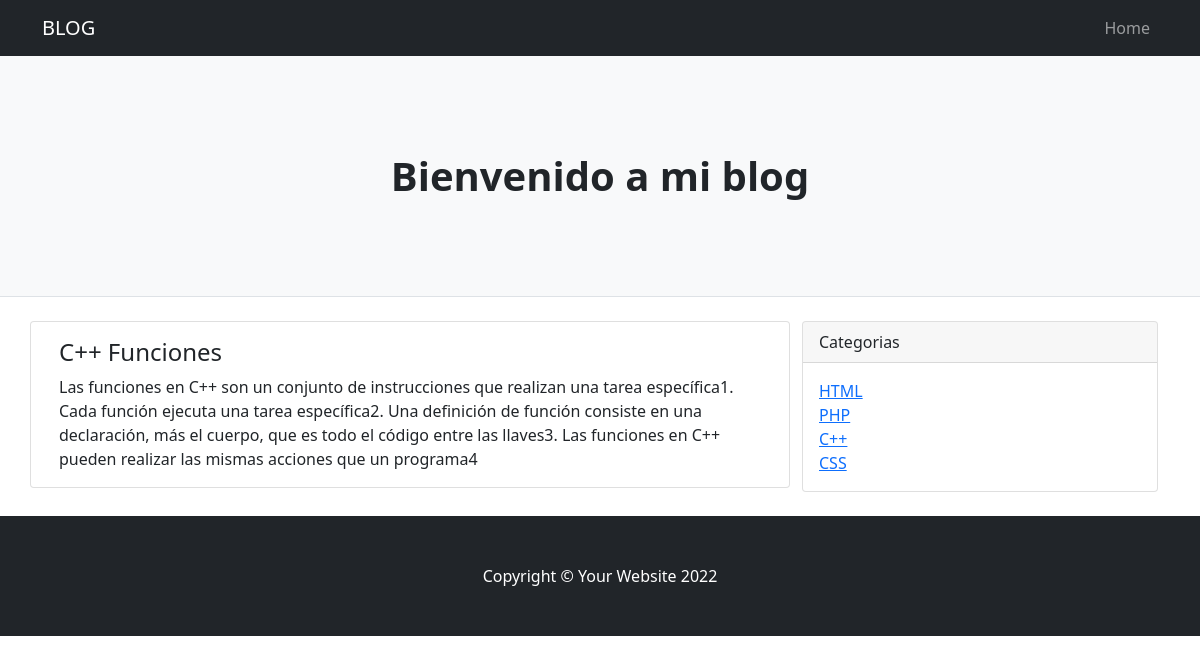
The app's page /categoria/3/ with its own data.
### examen/models.py (models this page shows, shortened)
class Post(models.Model):
    titulo = models.CharField(max_length=100)
    descripcion = models.TextField()
    categoria = models.ForeignKey(Categoria, on_delete=models.CASCADE)

class Categoria(models.Model):
    nombre = models.CharField(max_length=200)
    pud_date = models.DateTimeField(auto_now=True)

### examen/views.py (the view)
# urls.py: path('categoria/<int:categoria_id>/', views.Category, name='categoria')
def Category(request, categoria_id):
    list_post = Post.objects.filter(categoria=categoria_id)
    list_cat = Categoria.objects.all()
    context = {
        'posts' : list_post,
        'cats' : list_cat
    }
    return render(request, 'category.html', context)

### examen/templates/category.html
{% extends "layout.html" %}
{% block content %}
{%for post in posts %}
<div class="card mb-4">
    <div class="card-body">
        <h2 class="card-title h4">{{ post.titulo }}</h2>
        <p class="card-text">{{ post.descripcion }}</p>
    </div>
</div>
{% endfor %}
{% endblock %}

### examen/templates/layout.html (shortened to what this page needs)
<!DOCTYPE html>
<html lang="en">
    <head>
        {% load static %}
        <link href="{% static 'css/styles.css' %}" rel="stylesheet" />
    </head>
    <body>
        <nav class="navbar navbar-expand-lg navbar-dark bg-dark">
            <div class="container">
                <a class="navbar-brand" href="#!">BLOG</a>
                <div class="collapse navbar-collapse" id="navbarSupportedContent">
                    <ul class="navbar-nav ms-auto mb-2 mb-lg-0">
                        <li class="nav-item"><a class="nav-link" href="#">Home</a></li>
                    </ul>
                </div>
            </div>
        </nav>
        <header class="py-5 bg-light border-bottom mb-4">
            <div class="container">
                <div class="text-center my-5">
                    <h1 class="fw-bolder">Bienvenido a mi blog</h1>
                </div>
            </div>
        </header>
        <div class="container">
            <div class="row">
                <div class="col-lg-8">
                    <div class="row">
                           {% block content %}
                           {% endblock %}
                    </div>
                </div>
                <div class="col-lg-4">
                    <div class="card mb-4">
                        <div class="card-header">Categorias</div>
                        <div class="card-body">
                            <div class="row">
                                <div class="col-sm-6">
                                    <ul class="list-unstyled mb-0">
                                        {% for cat in cats %}
                                        <li><a href="/categoria/{{ cat.id }}/">{{ cat.nombre }}</a></li>
                                        {% endfor %}
                                    </ul>
                                </div>
                            </div>
                        </div>
                    </div>
                </div>
            </div>
        </div>
        <footer class="py-5 bg-dark">
            <div class="container"><p class="m-0 text-center text-white">Copyright &copy; Your Website 2022</p></div>
        </footer>
    </body>
</html>

### records on screen
Post: titulo "C++ Funciones", descripcion "Las funciones en C++ son un conjunto de instrucciones que realizan una tarea específica1. Cada función ejecuta una tarea específica2. Una definición de función consiste en una declaración, más el cuerpo, que es todo el código entre las llaves3. Las funciones en C++ pueden realizar las mismas acciones que un programa4"
Categoria: nombre "HTML"
Categoria: nombre "PHP"
Categoria: nombre "C++"
Categoria: nombre "CSS"
